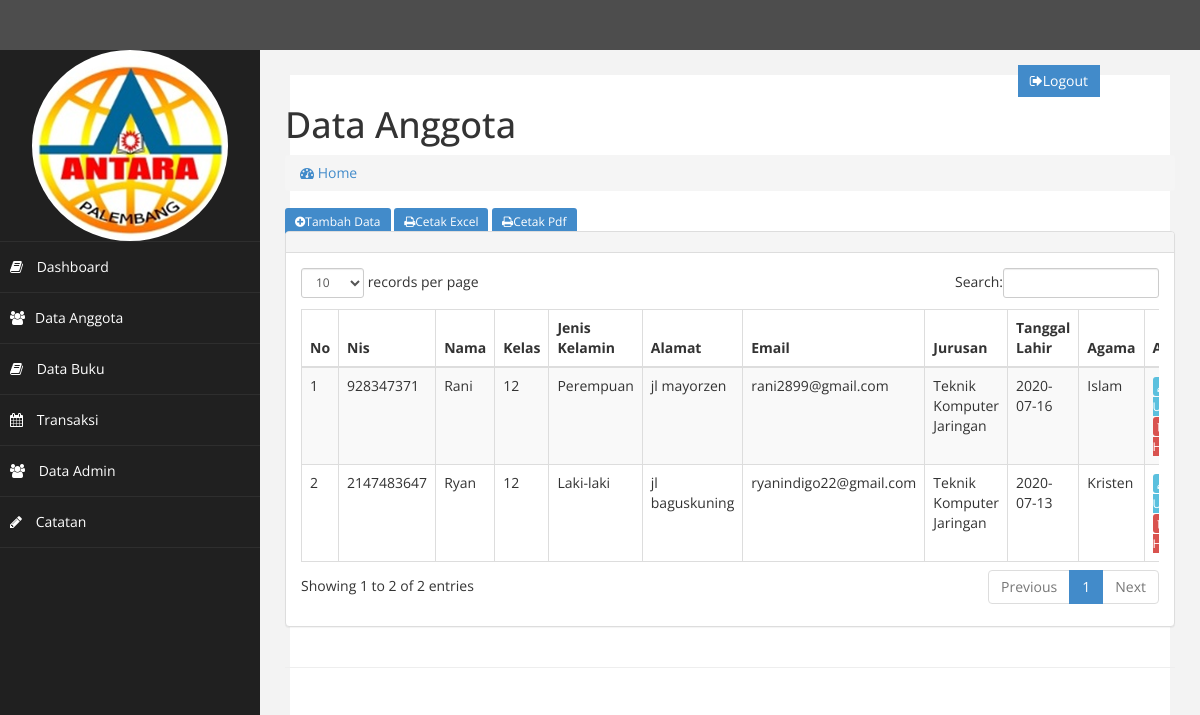
Screenshot of /?page=anggota (signed in) with the database file from the repository.
### tables this page shows
CREATE TABLE `tb_anggota` (
  `nis` int(11) NOT NULL,
  `nama_anggota` varchar(25) NOT NULL,
  `kelas` enum('12','11','10') NOT NULL,
  `jk` enum('L','P') NOT NULL,
  `alamat` text NOT NULL,
  `email` varchar(30) NOT NULL,
  `jurusan` enum('tkj','oto') NOT NULL,
  `tgl_lahir` date NOT NULL,
  `agama` enum('Islam','Kristen','Hindu','Buddha','Konghucu') NOT NULL
);

### page/anggota/anggota.php (the view, shortened to what this page needs)
<div class="content-wrapper">
    <section class="content-header">
      <h1>
        Data Anggota
      </h1>
      <ol class="breadcrumb">
        <li><a href="index.php"><i class="fa fa-dashboard"></i> Home</a></li>
      </ol>
    </section>
<a href="?page=anggota&aksi=tambah" class="btn-sm btn-primary" style="margin-bottom: 5px;"><i class="fa fa-plus-circle"></i>Tambah Data</a>
<a href="./laporan/laporan_anggota_excel.php" target="blank" class="btn-sm btn-primary" style="margin-bottom: 5px;"><i class="fa fa-print"></i>Cetak Excel</a>
<a href="./laporan/laporan_anggota_pdf.php" target="blank" class="btn-sm btn-primary" style="margin-bottom: 5px;"><i class="fa fa-print"></i>Cetak Pdf</a>
<div class="row">
                <div class="col-md-12">
                    <div class="panel panel-default">
                        <div class="panel-heading">
                        </div>
                        <div class="panel-body">
                            <div class="table-responsive">
                                <table class="table table-striped table-bordered table-hover" id="dataTables-example">
                                    <thead>
                                        <tr>
                                            <th>No</th>
                                            <th>Nis</th>
                                            <th>Nama</th>
                                            <th>Kelas</th>
                                            <th>Jenis Kelamin</th>
                                            <th>Alamat</th>
                                            <th>Email</th>
                                            <th>Jurusan</th>
                                            <th>Tanggal Lahir</th>
                                            <th>Agama</th>
                                            <th>Aksi</th>
                                        </tr>
                                    </thead>
                                    <tbody>
                                    <?php
                                        $koneksi = new mysqli ("localhost","root","","db_perpustakaan");
                                        $no = 1;
                                        $query=mysqli_query($koneksi,"SELECT * FROM `tb_anggota` ");
                                        while($data=mysqli_fetch_array($query)){
                                        @$jk = ($data['jk']==L)?"Laki-laki":"Perempuan";
                                        @$jurusan = ($data['jurusan']==tkj)?"Teknik Komputer Jaringan":"Otomotif";
                                    ?>
                                    <tr>
                                        <td><?php echo $no++; ?></td>
                                        <td><?php echo $data['nis']; ?></td>
                                        <td><?php echo $data['nama_anggota']; ?></td>
                                        <td><?php echo $data['kelas']; ?></td>
                                        <td><?php echo $jk; ?></td>
                                        <td><?php echo $data['alamat']; ?></td>
                                        <td><?php echo $data['email']; ?></td>
                                        <td><?php echo $jurusan; ?></td>
                                        <td><?php echo $data['tgl_lahir']; ?></td>
                                        <td><?php echo $data['agama']; ?></td>
                                        <td>
                                            <a href="?page=anggota&aksi=ubah&nis=<?php echo $data['nis']; ?>" class="btn-xs btn-info" ><i class="fa fa-pencil"></i>Ubah</a>
                                            <a onclick="return confirm('Hapus Data Ini?)"
                                            href="?page=anggota&aksi=hapus&nis=<?php echo $data['nis']; ?>" class="btn-xs btn-danger" ><i class="fa fa-trash"></i> Hapus</a>
                                        </td>
                                    </tr>
                                    <?php } ?>
                                    </tbody>
                                </table>
                            </div>
                        </div>
                </div>
            </div>

### assets/css/custom.css (style rules this page uses)
body { font-family: 'Open Sans', sans-serif; }

### rows the page displays
tb_anggota: nis "928347371", nama_anggota "Rani", kelas "12", jk "Perempuan", alamat "jl mayorzen", email "rani2899@gmail.com", jurusan "Teknik Komputer Jaringan", tgl_lahir "2020-07-16", agama "Islam"
tb_anggota: nis "2147483647", nama_anggota "Ryan", kelas "12", jk "Laki-laki", alamat "jl baguskuning", email "ryanindigo22@gmail.com", jurusan "Teknik Komputer Jaringan", tgl_lahir "2020-07-13", agama "Kristen"
